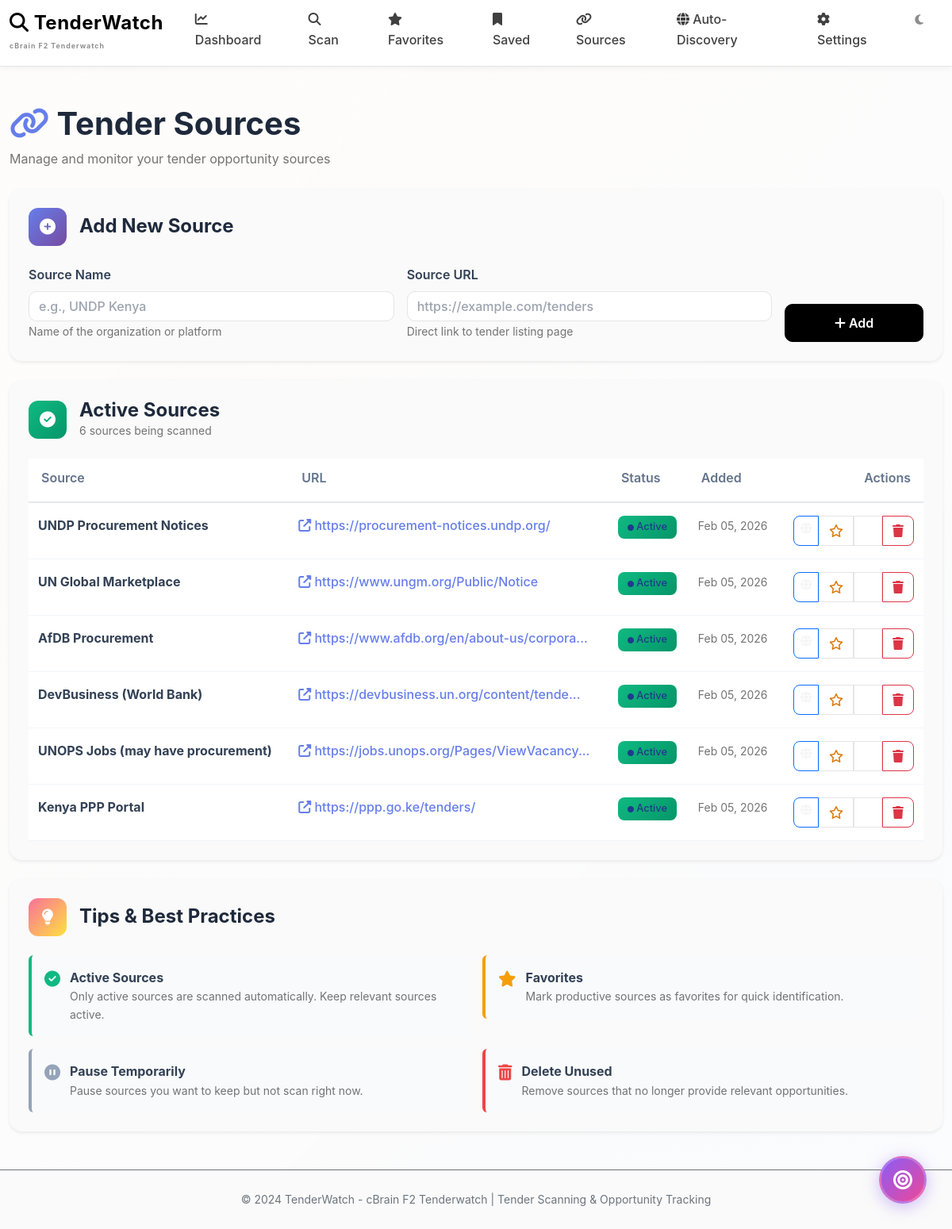
The app's page /sources with its own data.
### app/models.py (models this page shows)
class TenderSource(db.Model):
    id = db.Column(db.Integer, primary_key=True)
    name = db.Column(db.String(200), nullable=False)
    url = db.Column(db.String(500), nullable=False)
    active = db.Column(db.Boolean, default=True)
    favorite = db.Column(db.Boolean, default=False)
    created_at = db.Column(db.DateTime, default=datetime.utcnow)

### app/routes.py (the view, shortened to what this page needs)
@main.route("/sources", methods=["GET", "POST"])
def sources():
    active_sources = TenderSource.query.filter_by(active=True).all()
    inactive_sources = TenderSource.query.filter_by(active=False).all()
    return render_template(
        "sources.html",
        active_sources=active_sources,
        inactive_sources=inactive_sources
    )

### app/templates/sources.html (shortened to what this page needs)
{% extends "base.html" %}
{% block content %}
<div class="mb-4">
    <h1 style="font-weight: 700; color: #1e293b; margin-bottom: 0.5rem;">
        <i class="fas fa-link" style="color: #667eea;"></i> Tender Sources
    </h1>
    <p class="text-muted">Manage and monitor your tender opportunity sources</p>
</div>
<div class="card border-0 shadow-sm mb-4" style="border-radius: 16px;">
    <div class="card-body p-4">
        <div class="d-flex align-items-center mb-4">
            <div style="background: linear-gradient(135deg, #667eea 0%, #764ba2 100%); width: 48px; height: 48px; border-radius: 12px; display: flex; align-items: center; justify-content: center; margin-right: 1rem;">
                <i class="fas fa-plus-circle" style="color: white; font-size: 1.25rem;"></i>
            </div>
            <h4 class="mb-0" style="font-weight: 700; color: #1e293b;">Add New Source</h4>
        </div>
        <form method="post">
            <div class="row g-3">
                <div class="col-md-5">
                    <label for="name" class="form-label" style="font-weight: 600; color: #334155;">Source Name</label>
                    <input type="text" class="form-control" id="name" name="name" placeholder="e.g., UNDP Kenya" required style="border-radius: 10px;">
                    <small class="text-muted">Name of the organization or platform</small>
                </div>
                <div class="col-md-5">
                    <label for="url" class="form-label" style="font-weight: 600; color: #334155;">Source URL</label>
                    <input type="url" class="form-control" id="url" name="url" placeholder="https://example.com/tenders" required style="border-radius: 10px;">
                    <small class="text-muted">Direct link to tender listing page</small>
                </div>
                <div class="col-md-2 d-flex align-items-end">
                    <button type="submit" class="btn btn-primary w-100" style="border-radius: 10px; padding: 0.7rem;">
                        <i class="fas fa-plus"></i> Add
                    </button>
                </div>
            </div>
        </form>
    </div>
</div>
{% if active_sources %}
<div class="card border-0 shadow-sm mb-4" style="border-radius: 16px;">
    <div class="card-body p-4">
        <div class="d-flex align-items-center mb-4">
            <div style="background: linear-gradient(135deg, #10b981 0%, #059669 100%); width: 48px; height: 48px; border-radius: 12px; display: flex; align-items: center; justify-content: center; margin-right: 1rem;">
                <i class="fas fa-check-circle" style="color: white; font-size: 1.25rem;"></i>
            </div>
            <div>
                <h4 class="mb-0" style="font-weight: 700; color: #1e293b;">Active Sources</h4>
                <p class="mb-0 text-muted" style="font-size: 0.875rem;">{{ active_sources|length }} sources being scanned</p>
            </div>
        </div>
        <div class="table-responsive">
            <table class="table table-hover mb-0">
                <thead style="border-bottom: 2px solid #e2e8f0;">
                    <tr>
                        <th style="font-weight: 600; color: #64748b; border: none; padding-bottom: 1rem;">Source</th>
                        <th style="font-weight: 600; color: #64748b; border: none; padding-bottom: 1rem;">URL</th>
                        <th style="font-weight: 600; color: #64748b; border: none; padding-bottom: 1rem;">Status</th>
                        <th style="font-weight: 600; color: #64748b; border: none; padding-bottom: 1rem;">Added</th>
                        <th style="font-weight: 600; color: #64748b; border: none; padding-bottom: 1rem; text-align: right;">Actions</th>
                    </tr>
                </thead>
                <tbody>
                    {% for s in active_sources %}
                    <tr style="border-bottom: 1px solid #f1f5f9;">
                        <td style="padding: 1rem 0.75rem;">
                            <div class="d-flex align-items-center">
                                <strong style="color: #334155;">{{ s.name }}</strong>
                            </div>
                        </td>
                        <td style="padding: 1rem 0.75rem;">
                            <a href="{{ s.url }}" target="_blank" class="text-decoration-none" style="color: #667eea; font-weight: 500;">
                                <i class="fas fa-external-link-alt"></i> {{ s.url[:40] }}{% if s.url|length > 40 %}...{% endif %}
                            </a>
                        </td>
                        <td style="padding: 1rem 0.75rem;">
                            <span class="badge" style="background: linear-gradient(135deg, #10b981 0%, #059669 100%); padding: 0.5rem 0.75rem; border-radius: 8px; font-weight: 500;">
                                <i class="fas fa-circle" style="font-size: 0.5rem;"></i> Active
                            </span>
                        </td>
                        <td style="padding: 1rem 0.75rem;">
                            <small class="text-muted">{{ s.created_at.strftime('%b %d, %Y') }}</small>
                        </td>
                        <td style="padding: 1rem 0.75rem; text-align: right;">
                            <div class="btn-group btn-group-sm" role="group">
                                <a href="{{ s.url }}" target="_blank" class="btn btn-outline-primary" title="Visit source" style="border-radius: 8px 0 0 8px;">
                                    <i class="fas fa-globe"></i>
                                </a>
                                {% if s.favorite %}
                                <form method="post" action="{{ url_for('main.toggle_source_favorite', sid=s.id) }}" class="d-inline">
                                    <button type="submit" class="btn btn-warning" title="Remove from favorites" style="border-radius: 0; border-left: 1px solid rgba(255,255,255,0.3); border-right: 1px solid rgba(255,255,255,0.3);">
                                        <i class="fas fa-star"></i>
                                    </button>
                                </form>
                                {% else %}
                                <form method="post" action="{{ url_for('main.toggle_source_favorite', sid=s.id) }}" class="d-inline">
                                    <button type="submit" class="btn btn-outline-warning" title="Add to favorites" style="border-radius: 0;">
                                        <i class="far fa-star"></i>
                                    </button>
                                </form>
                                {% endif %}
                                <form method="post" action="{{ url_for('main.toggle_source_active', sid=s.id) }}" class="d-inline">
                                    <button type="submit" class="btn btn-outline-secondary" title="Pause source" style="border-radius: 0;">
                                        <i class="fas fa-pause"></i>
                                    </button>
                                </form>
                                <form method="post" action="{{ url_for('main.delete_source', sid=s.id) }}" class="d-inline" onclick="return confirm('Delete this source permanently?');">
                                    <button type="submit" class="btn btn-outline-danger" title="Delete source" style="border-radius: 0 8px 8px 0;">
                                        <i class="fas fa-trash"></i>
                                    </button>
                                </form>
                            </div>
                        </td>
                    </tr>
                    {% endfor %}
                </tbody>
            </table>
        </div>
    </div>
</div>
{% endif %}
<div class="card border-0 shadow-sm mt-4" style="border-radius: 16px;">
    <div class="card-body p-4">
        <div class="d-flex align-items-center mb-4">
            <div style="background: linear-gradient(135deg, #fa709a 0%, #fee140 100%); width: 48px; height: 48px; border-radius: 12px; display: flex; align-items: center; justify-content: center; margin-right: 1rem;">
                <i class="fas fa-lightbulb" style="color: white; font-size: 1.25rem;"></i>
            </div>
            <h4 class="mb-0" style="font-weight: 700; color: #1e293b;">Tips & Best Practices</h4>
        </div>
        <div class="row g-3">
            <div class="col-md-6">
                <div class="p-3 rounded" style="background: #f8fafc; border-left: 4px solid #10b981;">
                    <div class="d-flex align-items-start">
                        <i class="fas fa-check-circle" style="color: #10b981; font-size: 1.25rem; margin-right: 0.75rem; margin-top: 0.25rem;"></i>
                        <div>
                            <strong style="color: #334155;">Active Sources</strong>
                            <p class="small text-muted mb-0">Only active sources are scanned automatically. Keep relevant sources active.</p>
                        </div>
                    </div>
                </div>
            </div>
            <div class="col-md-6">
                <div class="p-3 rounded" style="background: #f8fafc; border-left: 4px solid #f59e0b;">
                    <div class="d-flex align-items-start">
                        <i class="fas fa-star" style="color: #f59e0b; font-size: 1.25rem; margin-right: 0.75rem; margin-top: 0.25rem;"></i>
                        <div>
                            <strong style="color: #334155;">Favorites</strong>
                            <p class="small text-muted mb-0">Mark productive sources as favorites for quick identification.</p>
                        </div>
                    </div>
                </div>
            </div>
            <div class="col-md-6">
                <div class="p-3 rounded" style="background: #f8fafc; border-left: 4px solid #94a3b8;">
                    <div class="d-flex align-items-start">
                        <i class="fas fa-pause-circle" style="color: #94a3b8; font-size: 1.25rem; margin-right: 0.75rem; margin-top: 0.25rem;"></i>
                        <div>
                            <strong style="color: #334155;">Pause Temporarily</strong>
                            <p class="small text-muted mb-0">Pause sources you want to keep but not scan right now.</p>
                        </div>
                    </div>
                </div>
            </div>
            <div class="col-md-6">
                <div class="p-3 rounded" style="background: #f8fafc; border-left: 4px solid #ef4444;">
                    <div class="d-flex align-items-start">
                        <i class="fas fa-trash-alt" style="color: #ef4444; font-size: 1.25rem; margin-right: 0.75rem; margin-top: 0.25rem;"></i>
                        <div>
                            <strong style="color: #334155;">Delete Unused</strong>
                            <p class="small text-muted mb-0">Remove sources that no longer provide relevant opportunities.</p>
                        </div>
                    </div>
                </div>
            </div>
        </div>
    </div>
</div>
{% endblock %}

### app/templates/base.html (shortened to what this page needs)
<!DOCTYPE html>
<html lang="en">
<head>
    <link href="https://cdn.jsdelivr.net/npm/bootstrap@5.3.2/dist/css/bootstrap.min.css" rel="stylesheet">
    <link href="https://cdnjs.cloudflare.com/ajax/libs/font-awesome/6.4.0/css/all.min.css" rel="stylesheet">
</head>
<body>
<nav class="navbar navbar-expand-lg navbar-dark">
    <div class="container-fluid">
        <a class="navbar-brand" href="{{ url_for('main.scan') }}">
            <i class="fas fa-magnifying-glass"></i> TenderWatch
            <small>cBrain F2 Tenderwatch</small>
        </a>
        <div class="collapse navbar-collapse" id="navbarNav">
            <ul class="navbar-nav ms-auto">
                <li class="nav-item">
                    <a class="nav-link" href="{{ url_for('main.dashboard') }}">
                        <i class="fas fa-chart-line"></i> Dashboard
                    </a>
                </li>
                <li class="nav-item">
                    <a class="nav-link" href="{{ url_for('main.scan') }}">
                        <i class="fas fa-search"></i> Scan
                    </a>
                </li>
                <li class="nav-item">
                    <a class="nav-link" href="{{ url_for('main.favorites') }}">
                        <i class="fas fa-star"></i> Favorites
                    </a>
                </li>
                <li class="nav-item">
                    <a class="nav-link" href="{{ url_for('main.saved') }}">
                        <i class="fas fa-bookmark"></i> Saved
                    </a>
                </li>
                <li class="nav-item">
                    <a class="nav-link" href="{{ url_for('main.sources') }}">
                        <i class="fas fa-link"></i> Sources
                    </a>
                </li>
                <li class="nav-item">
                    <a class="nav-link" href="{{ url_for('main.discovery_dashboard') }}">
                        <i class="fas fa-globe"></i> Auto-Discovery
                    </a>
                </li>
                <li class="nav-item">
                    <a class="nav-link" href="{{ url_for('main.settings') }}">
                        <i class="fas fa-cog"></i> Settings
                    </a>
                </li>
                <li class="nav-item">
                    <button class="nav-link" id="theme-toggle" style="border: none; background: none; cursor: pointer; opacity: 0.6; padding: 0.5rem 1rem;">
                        <i class="fas fa-moon" id="theme-icon" style="font-size: 0.9rem;"></i>
                    </button>
                </li>
            </ul>
        </div>
    </div>
</nav>
<div class="toast-container position-fixed top-0 end-0 p-3" style="z-index: 9999;">
</div>
<div class="container mt-5 mb-5">
    {% block content %}{% endblock %}
</div>
<footer class="text-center py-4 mt-5 border-top border-secondary">
    <small class="text-secondary">
        &copy; 2024 TenderWatch - cBrain F2 Tenderwatch | Tender Scanning & Opportunity Tracking
    </small>
</footer>
<a href="{{ url_for('main.scan') }}" class="floating-scan-btn" title="Quick Scan">
    <i class="fas fa-bullseye"></i>
</a>
</body>
</html>

### records on screen
TenderSource: name "UNDP Procurement Notices", url "https://procurement-notices.undp.org/", created_at "Feb 05, 2026"
TenderSource: name "UN Global Marketplace", url "https://www.ungm.org/Public/Notice", created_at "Feb 05, 2026"
TenderSource: name "AfDB Procurement", url "https://www.afdb.org/en/about-us/corpora", created_at "Feb 05, 2026"
TenderSource: name "DevBusiness (World Bank)", url "https://devbusiness.un.org/content/tende", created_at "Feb 05, 2026"
TenderSource: name "UNOPS Jobs (may have procurement)", url "https://jobs.unops.org/Pages/ViewVacancy", created_at "Feb 05, 2026"
TenderSource: name "Kenya PPP Portal", url "https://ppp.go.ke/tenders/", created_at "Feb 05, 2026"

### other values on screen
{{ active_sources|length }} "6"
